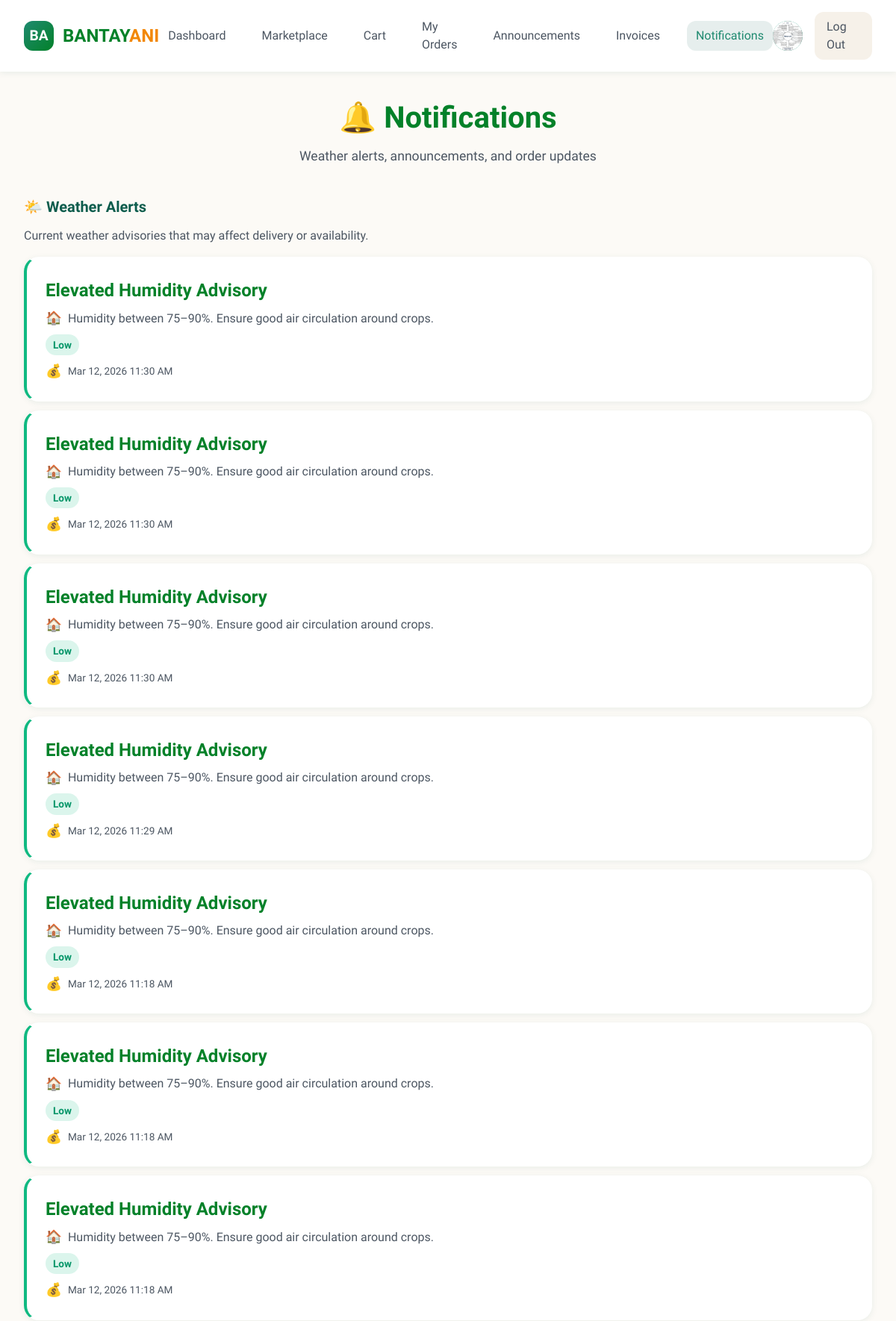
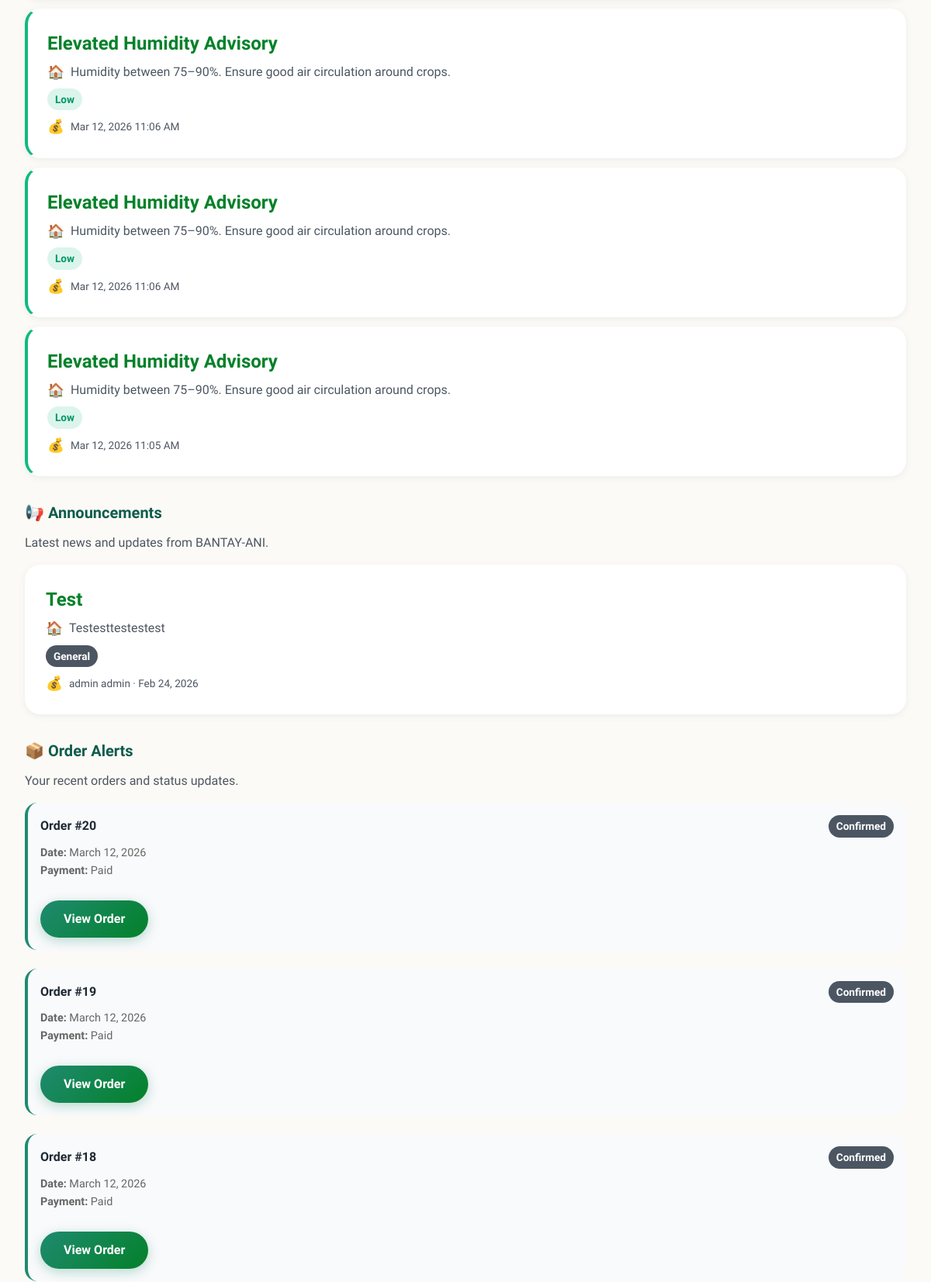
The app's page /buyer/notifications.php (signed in, upper part) with its own data (2 pictures, top to bottom).
### tables this page shows
CREATE TABLE `users` (
  `user_id` int(11) NOT NULL,
  `role` enum('Farmer','Buyer','Admin') NOT NULL,
  `first_name` varchar(45) NOT NULL,
  `middle_name` varchar(45) NOT NULL,
  `last_name` varchar(45) NOT NULL,
  `email` varchar(45) NOT NULL,
  `password` varchar(255) NOT NULL,
  `contact_number` varchar(45) DEFAULT NULL,
  `address` varchar(45) NOT NULL,
  `is_verified` tinyint(4) DEFAULT 0,
  `created_at` timestamp NULL DEFAULT current_timestamp(),
  `img_path` varchar(255) DEFAULT NULL
);

CREATE TABLE `weather_alerts` (
  `alert_id` int(11) NOT NULL,
  `title` varchar(255) NOT NULL,
  `message` text NOT NULL,
  `severity` enum('Low','Medium','High') DEFAULT 'Low',
  `region` varchar(100) DEFAULT NULL,
  `created_at` timestamp NOT NULL DEFAULT current_timestamp()
);

CREATE TABLE `announcements` (
  `announcement_id` int(11) NOT NULL,
  `title` varchar(255) NOT NULL,
  `content` text NOT NULL,
  `announcement_type` enum('General','Weather','System','Event','Alert') DEFAULT 'General',
  `priority` enum('Low','Medium','High','Urgent') DEFAULT 'Medium',
  `target_audience` enum('All','Farmers','Buyers') DEFAULT 'All',
  `created_by` int(11) NOT NULL,
  `created_at` timestamp NOT NULL DEFAULT current_timestamp(),
  `expires_at` datetime DEFAULT NULL,
  `is_active` tinyint(1) DEFAULT 1,
  `image_path` varchar(255) DEFAULT NULL,
  `views_count` int(11) DEFAULT 0
);

CREATE TABLE `payment` (
  `payment_id` int(11) NOT NULL,
  `order_id` int(11) NOT NULL,
  `payment_method` enum('Cash','Online') DEFAULT NULL,
  `payment_status` enum('Pending','Paid','Cancelled') DEFAULT 'Pending',
  `payment_date` timestamp NULL DEFAULT NULL
);

CREATE TABLE `orders` (
  `order_id` int(11) NOT NULL,
  `buyer_id` int(11) NOT NULL,
  `order_date` timestamp NULL DEFAULT current_timestamp(),
  `order_status` enum('Pending','Cancelled','Confirmed','Delivered','Shipped') DEFAULT 'Pending'
);

### buyer/notifications.php (the view, shortened to what this page needs)
<?php
include __DIR__ . '/../includes/config.php';
$user_id = $_SESSION['user_id'];
$first_name = $_SESSION['first_name'];
$profile_img = null;
$stmt = $conn->prepare("SELECT img_path FROM users WHERE user_id = ?");
$stmt->bind_param("i", $user_id);
$stmt->execute();
$stmt->bind_result($profile_img);
$weather_alerts = [];
$wa = $conn->query("
    SELECT * FROM weather_alerts
    WHERE created_at > NOW() - INTERVAL 1 DAY
    ORDER BY CASE severity WHEN 'High' THEN 1 WHEN 'Medium' THEN 2 ELSE 3 END, created_at DESC
    LIMIT 10
");
if ($wa) $weather_alerts = $wa->fetch_all(MYSQLI_ASSOC);
$audience = 'Buyers';
$stmt = $conn->prepare("
    SELECT a.announcement_id, a.title, a.content, a.announcement_type, a.priority, a.created_at,
           CONCAT(u.first_name, ' ', u.last_name) AS creator_name
    FROM announcements a
    LEFT JOIN users u ON a.created_by = u.user_id
    WHERE a.is_active = 1
      AND (a.target_audience = 'All' OR a.target_audience = ?)
      AND (a.expires_at IS NULL OR a.expires_at > NOW())
    ORDER BY CASE a.priority WHEN 'Urgent' THEN 1 WHEN 'High' THEN 2 WHEN 'Medium' THEN 3 ELSE 4 END, a.created_at DESC
    LIMIT 10
");
$stmt->bind_param("s", $audience);
$stmt->execute();
$announcements = $stmt->get_result()->fetch_all(MYSQLI_ASSOC);
$ord = $conn->prepare("
    SELECT o.order_id, o.order_date, o.order_status, p.payment_status
    FROM orders o
    LEFT JOIN payment p ON o.order_id = p.order_id
    WHERE o.buyer_id = ?
    ORDER BY o.order_date DESC
    LIMIT 10
");
$ord->bind_param("i", $user_id);
$ord->execute();
$order_alerts = $ord->get_result()->fetch_all(MYSQLI_ASSOC);
?>
<!DOCTYPE html>
<html lang="en">
<head>
    <link rel="stylesheet" href="assets/css/buyer.css">
</head>
<body>
<nav class="navbar">
    <div class="logo-container">
        <div class="logo">BA</div>
        <div class="logo-text">BANTAY<span>ANI</span></div>
    </div>
    <div class="nav-links">
          <a href="../index.php" class="nav-link">Dashboard</a>
            <a href="../marketplace.php" class="nav-link">Marketplace</a>
            <a href="cart.php" class="nav-link">Cart</a>
            <a href="orders.php" class="nav-link">My Orders</a>
            <a href="../announcements.php" class="nav-link">Announcements</a>
            <a href="../invoices.php" class="nav-link">Invoices</a>
            <a href="notifications.php" class="nav-link active">Notifications</a>
    </div>
    <div class="user-menu">
        <?php
            $profile_img = trim($profile_img ?? '');
            $absolute_path = $_SERVER['DOCUMENT_ROOT'] . '/bantayani/' . $profile_img;
            $public_path   = '/bantayani/' . $profile_img;
        ?>
        <a href="profile.php" title="View Profile">
            <div class="user-avatar">
                <?php if (!empty($profile_img) && file_exists($absolute_path)): ?>
                    <img src="<?= htmlspecialchars($public_path) ?>" alt="Profile" style="width:100%; height:100%; object-fit:cover; border-radius:50%;">
                <?php else: ?>
                    <?= strtoupper(substr($first_name, 0, 1)) ?>
                <?php endif; ?>
            </div>
        </a>
        <a href="/bantayani/user/logout.php" class="logout-btn" style="text-decoration:none; display:inline-block;">Log Out</a>
    </div>
</nav>
<div class="main-container">
    <div class="page-header">
        <h1>🔔 Notifications</h1>
        <p>Weather alerts, announcements, and order updates</p>
    </div>
    <section class="marketplace-section" style="margin-bottom: 32px;">
        <h2 style="font-size: 1.25rem; margin-bottom: 12px; color: #0c5c4c;">🌤️ Weather Alerts</h2>
        <p style="color: #4c5662; margin-bottom: 16px;">Current weather advisories that may affect delivery or availability.</p>
        <?php if (empty($weather_alerts)): ?>
            <div class="card" style="padding: 24px; text-align: center; color: var(--text-light);">
                No active weather alerts.
            </div>
        <?php else: ?>
            <div style="display: grid; gap: 12px;">
                <?php foreach ($weather_alerts as $alert): ?>
                    <div class="card" style="border-left: 4px solid <?= $alert['severity'] === 'High' ? '#ef4444' : ($alert['severity'] === 'Medium' ? '#f59e0b' : '#10b981') ?>;">
                        <b style="display: block; margin-bottom: 6px;"><?= htmlspecialchars($alert['title']) ?></b>
                        <p style="margin: 0 0 8px 0;"><?= htmlspecialchars($alert['message']) ?></p>
                        <span class="badge" style="background: <?= $alert['severity'] === 'High' ? 'rgba(239,68,68,0.15)' : ($alert['severity'] === 'Medium' ? 'rgba(245,158,11,0.15)' : 'rgba(16,185,129,0.15)') ?>; color: <?= $alert['severity'] === 'High' ? '#dc2626' : ($alert['severity'] === 'Medium' ? '#d97706' : '#059669') ?>;"><?= htmlspecialchars($alert['severity']) ?></span>
                        <p style="margin: 8px 0 0 0; font-size: 0.85rem; color: var(--text-light);"><?= date('M d, Y h:i A', strtotime($alert['created_at'])) ?></p>
                    </div>
                <?php endforeach; ?>
            </div>
        <?php endif; ?>
    </section>
    <section class="marketplace-section" style="margin-bottom: 32px;">
        <h2 style="font-size: 1.25rem; margin-bottom: 12px; color: #0c5c4c;">📢 Announcements</h2>
        <p style="color: #4c5662; margin-bottom: 16px;">Latest news and updates from BANTAY-ANI.</p>
        <?php if (empty($announcements)): ?>
            <div class="card" style="padding: 24px; text-align: center; color: var(--text-light);">
                No announcements at this time.
            </div>
        <?php else: ?>
            <div style="display: grid; gap: 12px;">
                <?php foreach ($announcements as $ann): ?>
                    <a href="../announcements.php?view=<?= (int)$ann['announcement_id'] ?>" class="card" style="text-decoration: none; color: inherit; display: block;">
                        <b style="display: block; margin-bottom: 6px;"><?= htmlspecialchars($ann['title']) ?></b>
                        <p style="margin: 0 0 8px 0;"><?= nl2br(htmlspecialchars(substr($ann['content'], 0, 200))) ?><?= strlen($ann['content']) > 200 ? '...' : '' ?></p>
                        <span class="badge"><?= htmlspecialchars($ann['announcement_type']) ?></span>
                        <p style="margin: 8px 0 0 0; font-size: 0.85rem; color: var(--text-light);"><?= htmlspecialchars($ann['creator_name']) ?> · <?= date('M d, Y', strtotime($ann['created_at'])) ?></p>
                    </a>
                <?php endforeach; ?>
            </div>
        <?php endif; ?>
    </section>
    <section class="marketplace-section" style="margin-bottom: 32px;">
        <h2 style="font-size: 1.25rem; margin-bottom: 12px; color: #0c5c4c;">📦 Order Alerts</h2>
        <p style="color: #4c5662; margin-bottom: 16px;">Your recent orders and status updates.</p>
        <?php if (empty($order_alerts)): ?>
            <div class="card" style="padding: 24px; text-align: center; color: var(--text-light);">
                No orders yet. <a href="marketplace.php" style="color: var(--green);">Browse the marketplace</a> to place an order.
            </div>
        <?php else: ?>
            <div style="display: grid; gap: 12px;">
                <?php foreach ($order_alerts as $o): ?>
                    <div class="order">
                        <div class="order-header">
                            <span class="order-id">Order #<?= (int)$o['order_id'] ?></span>
                            <span class="badge <?= $o['order_status'] === 'Pending' ? 'pending' : '' ?>"><?= htmlspecialchars($o['order_status']) ?></span>
                        </div>
                        <div class="order-details">
                            <strong>Date:</strong> <?= date('F d, Y', strtotime($o['order_date'])) ?><br>
                            <strong>Payment:</strong> <?= htmlspecialchars($o['payment_status'] ?? 'Pending') ?>
                        </div>
                        <div class="order-actions">
                            <a class="btn" href="orders_view.php?id=<?= (int)$o['order_id'] ?>">View Order</a>
                        </div>
                    </div>
                <?php endforeach; ?>
            </div>
        <?php endif; ?>
    </section>
</div>
</body>
</html>

### records on screen
users: img_path (picture)
weather_alerts: title "Elevated Humidity Advisory", message "Humidity between 75–90%. Ensure good air circulation around crops.", severity "Low", created_at "Mar 12, 2026 11:30 AM"
weather_alerts: title "Elevated Humidity Advisory", message "Humidity between 75–90%. Ensure good air circulation around crops.", severity "Low", created_at "Mar 12, 2026 11:30 AM"
weather_alerts: title "Elevated Humidity Advisory", message "Humidity between 75–90%. Ensure good air circulation around crops.", severity "Low", created_at "Mar 12, 2026 11:30 AM"
weather_alerts: title "Elevated Humidity Advisory", message "Humidity between 75–90%. Ensure good air circulation around crops.", severity "Low", created_at "Mar 12, 2026 11:29 AM"
weather_alerts: title "Elevated Humidity Advisory", message "Humidity between 75–90%. Ensure good air circulation around crops.", severity "Low", created_at "Mar 12, 2026 11:18 AM"
weather_alerts: title "Elevated Humidity Advisory", message "Humidity between 75–90%. Ensure good air circulation around crops.", severity "Low", created_at "Mar 12, 2026 11:18 AM"
weather_alerts: title "Elevated Humidity Advisory", message "Humidity between 75–90%. Ensure good air circulation around crops.", severity "Low", created_at "Mar 12, 2026 11:18 AM"
weather_alerts: title "Elevated Humidity Advisory", message "Humidity between 75–90%. Ensure good air circulation around crops.", severity "Low", created_at "Mar 12, 2026 11:06 AM"
weather_alerts: title "Elevated Humidity Advisory", message "Humidity between 75–90%. Ensure good air circulation around crops.", severity "Low", created_at "Mar 12, 2026 11:06 AM"
weather_alerts: title "Elevated Humidity Advisory", message "Humidity between 75–90%. Ensure good air circulation around crops.", severity "Low", created_at "Mar 12, 2026 11:05 AM"
announcements: title "Test", content "Testesttestestest", announcement_type "General", creator_name "admin admin", created_at "Feb 24, 2026"
payment: order.order_id "20", order.order_status "Confirmed", order.order_date "March 12, 2026", payment_status "Paid"
payment: order.order_id "19", order.order_status "Confirmed", order.order_date "March 12, 2026", payment_status "Paid"
payment: order.order_id "18", order.order_status "Confirmed", order.order_date "March 12, 2026", payment_status "Paid"
